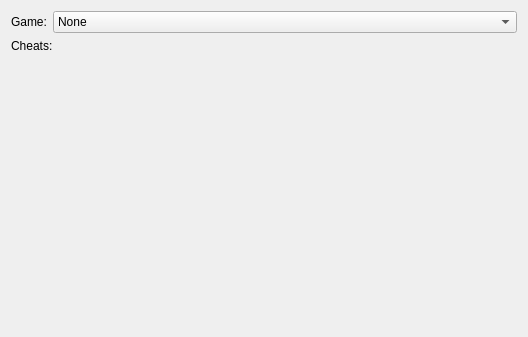
<ui version="4.0" >
 <class>trainerSelect</class>
 <widget class="QDialog" name="trainerSelect" >
  <property name="geometry" >
   <rect>
    <x>0</x>
    <y>0</y>
    <width>528</width>
    <height>337</height>
   </rect>
  </property>
  <property name="windowTitle" >
   <string>Trainer Selector</string>
  </property>
  <layout class="QGridLayout" >
   <item row="0" column="0" >
    <layout class="QHBoxLayout" >
     <item>
      <widget class="QLabel" name="label_2" >
       <property name="sizePolicy" >
        <sizepolicy vsizetype="Preferred" hsizetype="Fixed" >
         <horstretch>0</horstretch>
         <verstretch>0</verstretch>
        </sizepolicy>
       </property>
       <property name="text" >
        <string>Game:</string>
       </property>
      </widget>
     </item>
     <item>
      <widget class="QComboBox" name="gameSelector" >
       <property name="maxVisibleItems" >
        <number>15</number>
       </property>
       <item>
        <property name="text" >
         <string>None</string>
        </property>
       </item>
      </widget>
     </item>
    </layout>
   </item>
   <item row="1" column="0" >
    <widget class="QLabel" name="label" >
     <property name="sizePolicy" >
      <sizepolicy vsizetype="Fixed" hsizetype="Preferred" >
       <horstretch>0</horstretch>
       <verstretch>0</verstretch>
      </sizepolicy>
     </property>
     <property name="text" >
      <string>Cheats:</string>
     </property>
    </widget>
   </item>
   <item row="2" column="0" >
    <widget class="QWidget" native="1" name="emptyContainerWidget" />
   </item>
  </layout>
 </widget>
 <resources/>
 <connections/>
</ui>
